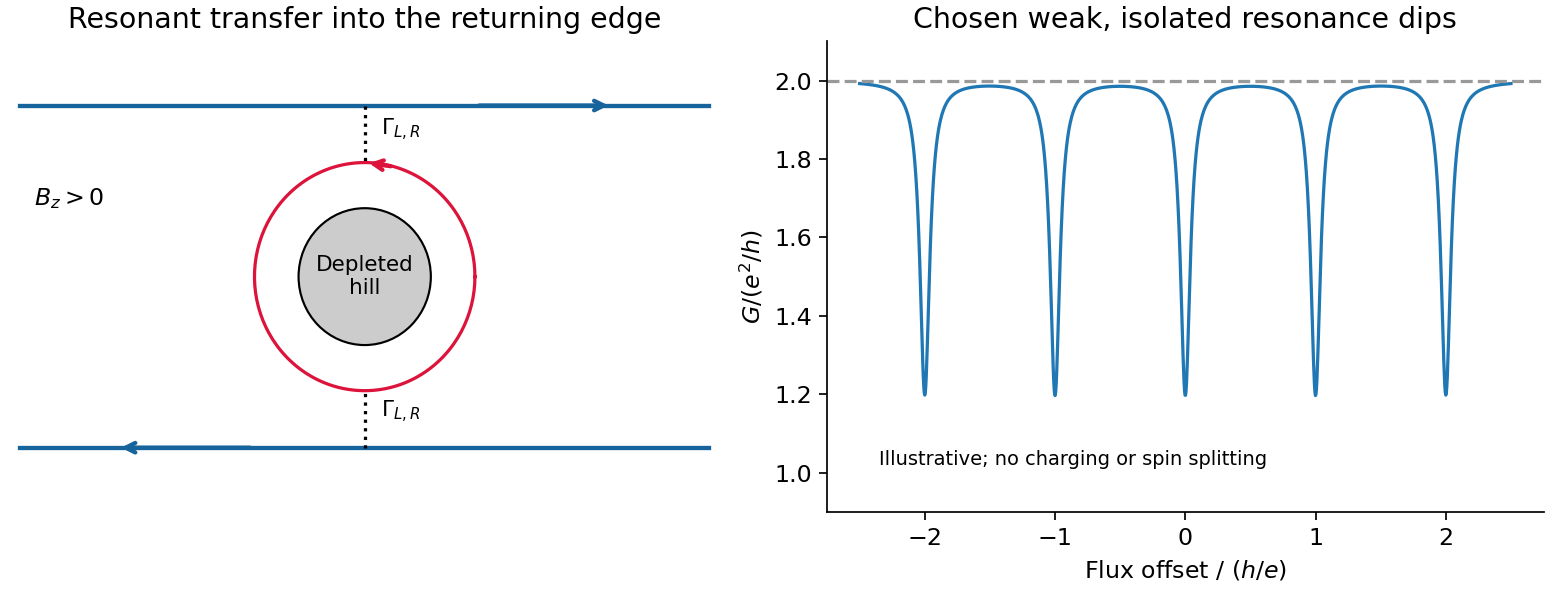

Write the Python code that produced this figure.
import numpy as np
import matplotlib
matplotlib.use('Agg')
import matplotlib.pyplot as plt
from matplotlib.patches import Circle, Rectangle, FancyArrowPatch
plt.rcParams.update({'font.size':11,'axes.spines.top':False,'axes.spines.right':False,'figure.facecolor':'white','savefig.facecolor':'white'})

fig,ax=plt.subplots(1,2,figsize=(10,3.8),layout='constrained');a,g=ax
for yy,sign in [(1.2,1),(-1.2,-1)]:
 a.plot([-2.5,2.5],[yy,yy],color='#17639b',lw=2);a.annotate('',xy=(1.8*sign,yy),xytext=(.8*sign,yy),arrowprops={'arrowstyle':'->','lw':2,'color':'#17639b'})
a.add_patch(Circle((0,0),.48,facecolor='.8',edgecolor='k'));a.text(0,0,'Depleted\nhill',ha='center',va='center',fontsize=10)
th=np.linspace(0,2*np.pi,200);a.plot(.8*np.cos(th),.8*np.sin(th),color='crimson');a.annotate('',xy=(0,.8),xytext=(.22,.77),arrowprops={'arrowstyle':'->','color':'crimson','lw':2})
for yy in [-1,1]:a.plot([0,0],[yy*1.2,yy*.8],'k:');a.text(.12,yy*.99,r'$\Gamma_{L,R}$',fontsize=10)
a.text(-2.4,.5,r'$B_z>0$',fontsize=11);a.set(xlim=(-2.6,2.6),ylim=(-1.65,1.65),title='Resonant transfer into the returning edge');a.axis('off')
x=np.linspace(-2.5,2.5,1300);reflection=np.zeros_like(x)
for j in range(-2,3):reflection+=.8*.045**2/((x-j)**2+.045**2)
g.plot(x,2-reflection);g.axhline(2,color='.6',ls='--');g.set(xlabel=r'Flux offset / $(h/e)$',ylabel=r'$G/(e^2/h)$',ylim=(.9,2.1),title='Chosen weak, isolated resonance dips');g.text(-2.35,1.02,'Illustrative; no charging or spin splitting',fontsize=9)
fig.savefig('paper-1-antidot.png',dpi=155)
